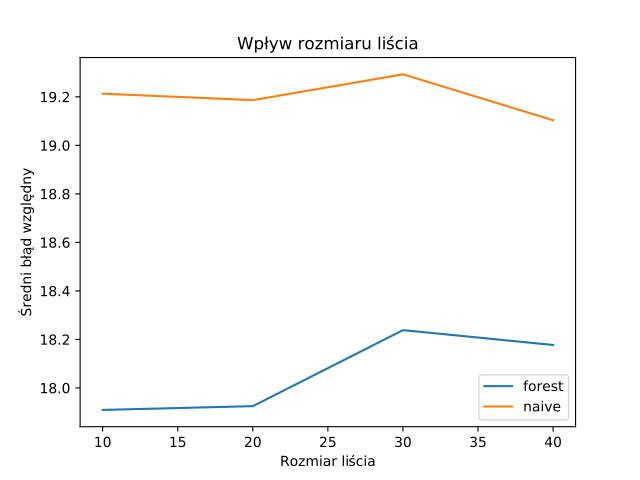

Source code (Python):
import random_forest
from preparedata import *
df = load()
delayed_df = delay(df, 2)
forest_result = list()
naive_result = list()

iterations = 2
x_axis = range(10,50,10)
for x in x_axis:
   random_forest.tree.config.create_config(min_split_size=x, number_of_predictors_to_draw=4)
   random_forest.forest.config.create_config(data_size_for_tree=140, number_of_trees=50)

   naive_err_sum, forest_err_sum, test_data_count = test(delayed_df, iterations)

   naive_result.append(naive_err_sum/(iterations*test_data_count)*100)
   forest_result.append(forest_err_sum/(iterations*test_data_count)*100)

import matplotlib.pyplot as plt
plt.plot(x_axis, forest_result, label="forest")
plt.plot(x_axis, naive_result, label="naive")
plt.xlabel('Rozmiar liścia')
plt.ylabel('Średni błąd względny')
plt.title('Wpływ rozmiaru liścia')
plt.legend()
plt.show()
